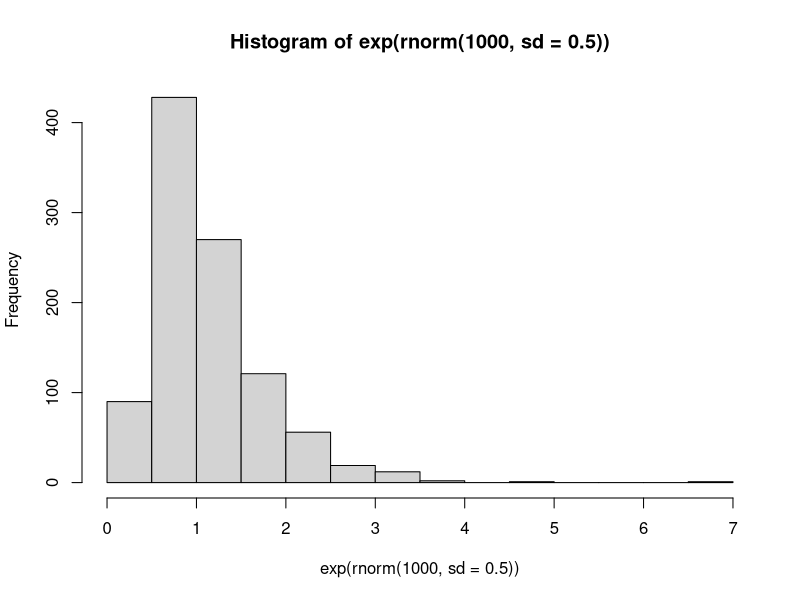
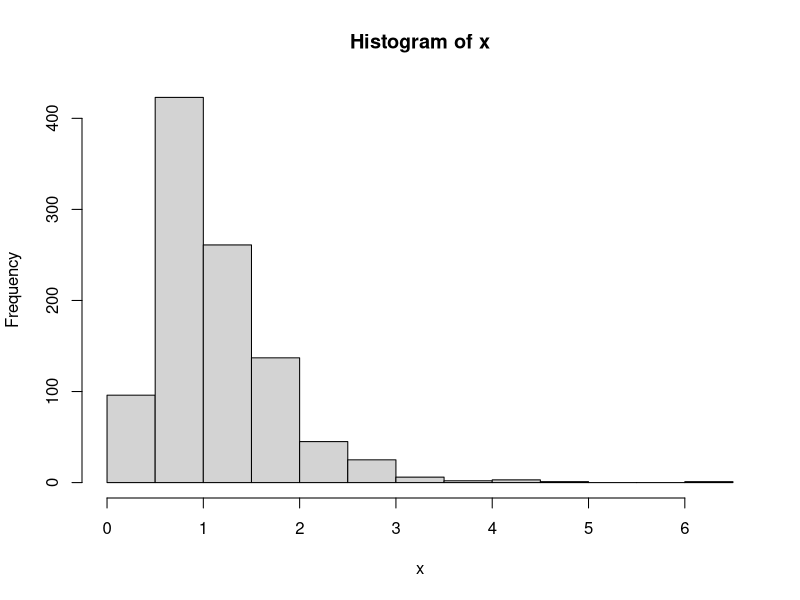
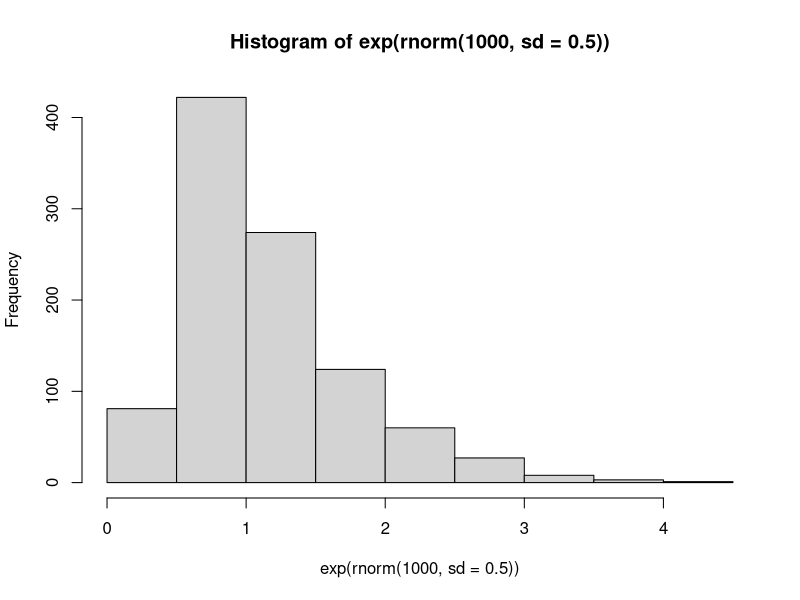
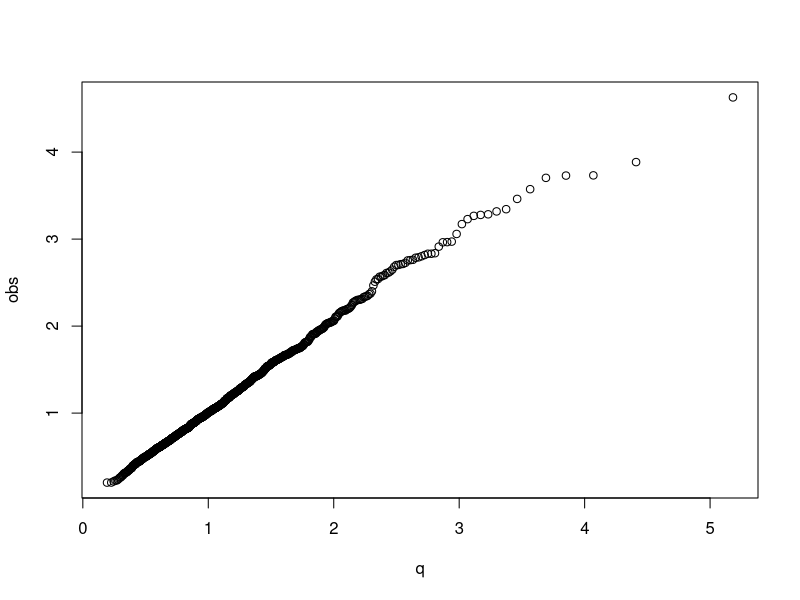

Write R code to recreate these figures, in order.


## Functions

g <- function(a,b=20) {
  a[a<0] <- 0
  c <- a^b
  c
}

a <- cat("hello\n")

b <- 20

fbad <- function(a) {
  a[a <= 0] <- 1e-6
  d <- log(a) + b 
}

a <- fbad(rnorm(10))

m <- 3; B <- crossprod(matrix(runif(m*m),m,m))
eb <- eigen(B)
eb$vectors %*% diag(eb$values) %*% t(eb$vectors)


mat.fun <- function(A,fun=I) {
  ea <- eigen(A,symmetric=TRUE)
  ea$vectors %*% (fun(ea$values)*t(ea$vectors)) ## note use of re-cycling rule!
}

set.seed(1)

range(B - mat.fun(B))


## ...


foo <- function(x,a,b) x/a + b

mat.fun <- function(A,fun=I,...) {
  ea <- eigen(A,symmetric=TRUE)
  ea$vectors %*% (fun(ea$values,...)*t(ea$vectors)) ## note use of re-cycling rule!
}

mat.fun(B,fun=foo,a=2,b=3)

ff <- function(res=1,...) res
ff(r=2)

ff <- function(...,res=1) res
ff(r=2)

## pipes...

hist(exp(rnorm(1000,sd=.5))) ## nested

z <- rnorm(1000,sd=0.5) ## structured
x <- exp(z)
hist(x)

rnorm(1000,sd=.5) |> exp() |> hist()

## lognormal qq plot example...
n <- 1000
((1:n-.5)/n) |> qlnorm(sdlog=.5) -> q
rnorm(n,sd=.5) |> exp() |> sort() |> plot(q,y=_,ylab="obs")
